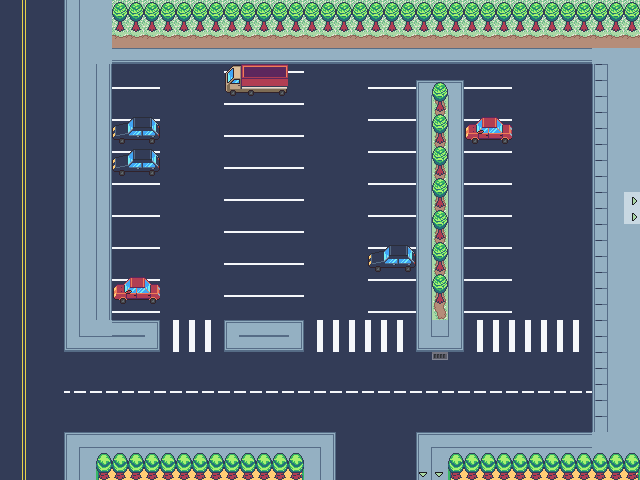

A 2D game scene composited from a Tiled map and its tileset images. What follows is a short description and the map's XML, with each tile layer's data collapsed to a summary:
An orthogonal 40x30 tile map with 16x16 px tiles, 2 tile layers (ground, world), 1 hidden layer not drawn, 8 tilesets and 16 objects (7x encounter, 4x door, 4x trainer, npc).

<map version="1.10" tiledversion="1.12.0" orientation="orthogonal" renderorder="right-down" width="40" height="30" tilewidth="16" tileheight="16" infinite="0" nextlayerid="6" nextobjectid="21">
 <editorsettings>
  <export target="../assets/maps/parking_lot.json" format="json" />
 </editorsettings>
 <tileset firstgid="1" source="grass.tsx" />
 <tileset firstgid="73" source="path.tsx" />
 <tileset firstgid="121" source="trees.tsx" />
 <tileset firstgid="231" source="elements.tsx" />
 <tileset firstgid="471" source="interior.tsx" />
 <tileset firstgid="791" source="floor.tsx" />
 <tileset firstgid="1165" source="city.tsx" />
 <tileset firstgid="5261" source="general_UI.tsx" />
 <layer id="1" name="ground" width="40" height="30">
  <data>[1200 cells, 1200 non-empty, 27 distinct tile ids]</data>
 </layer>
 <layer id="2" name="world" width="40" height="30">
  <data>[1200 cells, 172 non-empty, 25 distinct tile ids]</data>
 </layer>
 <layer id="3" name="collisions" width="40" height="30" visible="0" locked="1">
  <data>[1200 cells, 273 non-empty, 1 distinct tile ids]</data>
 </layer>
 <objectgroup id="4" name="objects">
  <object id="1" name="hotelDoor" type="door" x="626.25" y="193.75" width="13.5" height="13.25">
   <properties>
    <property name="facing" value="right" />
    <property name="targetMap" value="hotel" />
    <property name="targetX" value="1" />
    <property name="targetY" value="16" />
   </properties>
  </object>
  <object id="3" name="hotelDoor" type="door" x="626.5" y="209" width="13.5" height="13.25">
   <properties>
    <property name="facing" value="right" />
    <property name="targetMap" value="hotel" />
    <property name="targetX" value="1" />
    <property name="targetY" value="17" />
   </properties>
  </object>
  <object id="4" name="oldTownDoor" type="door" x="433.167" y="466.875" width="13.5" height="13.25">
   <properties>
    <property name="facing" value="down" />
    <property name="targetMap" value="old-town" />
    <property name="targetX" value="11" />
    <property name="targetY" value="1" />
   </properties>
  </object>
  <object id="6" name="oldTownDoor" type="door" x="417.917" y="466.375" width="13.5" height="13.25">
   <properties>
    <property name="facing" value="down" />
    <property name="targetMap" value="old-town" />
    <property name="targetX" value="10" />
    <property name="targetY" value="1" />
   </properties>
  </object>
  <object id="16" name="Indie Dev Jeremy" type="trainer" x="280" y="309.333">
   <properties>
    <property name="facing" value="down" />
    <property name="spriteKey" value="npc12" />
    <property name="trainerId" value="indie_jeremy" />
   </properties>
  </object>
  <object id="17" name="Musical Dev Walle" type="trainer" x="279.833" y="40">
   <properties>
    <property name="facing" value="down" />
    <property name="spriteKey" value="npc18" />
    <property name="trainerId" value="aaron_wallentine" />
   </properties>
  </object>
  <object id="18" name="Senior Dev David" type="trainer" x="71.9167" y="343.917">
   <properties>
    <property name="facing" value="right" />
    <property name="spriteKey" value="npc11" />
    <property name="trainerId" value="david_hill" />
   </properties>
  </object>
  <object id="19" name="Solo Dev Nadia" type="trainer" x="72.5833" y="168.417">
   <properties>
    <property name="facing" value="right" />
    <property name="spriteKey" value="npc17" />
    <property name="trainerId" value="nadia_odunayo" />
   </properties>
  </object>
  <object id="20" name="Search Expert Jason" type="npc" x="632.5" y="281">
   <properties>
    <property name="dialog" value="Have you heard? Typesense passed 25k stars on Github this year! And of course we are also sponsoring Blastoff Rails!" />
    <property name="facing" value="left" />
    <property name="spriteKey" value="npc22" />
   </properties>
  </object>
 </objectgroup>
 <objectgroup id="5" name="encounters">
  <object id="7" name="encounter" type="encounter" x="289" y="68" width="124" height="234">
   <properties>
    <property name="encounterZone" value="parking_lot_easy" />
   </properties>
  </object>
  <object id="8" name="encounter" type="encounter" x="466.5" y="68.25" width="120" height="232.5">
   <properties>
    <property name="encounterZone" value="parking_lot_easy" />
   </properties>
  </object>
  <object id="9" name="encounter" type="encounter" x="116.5" y="69.5" width="166.833" height="230.5">
   <properties>
    <property name="encounterZone" value="parking_lot_hard" />
   </properties>
  </object>
  <object id="10" name="encounter" type="encounter" x="292.333" y="357.167" width="291.333" height="66.3333">
   <properties>
    <property name="encounterZone" value="parking_lot_easy" />
   </properties>
  </object>
  <object id="11" name="encounter" type="encounter" x="418.75" y="65.75" width="42" height="8.5">
   <properties>
    <property name="encounterZone" value="parking_lot_hard" />
   </properties>
  </object>
  <object id="12" name="encounter" type="encounter" x="345.834" y="430.833" width="60.333" height="44.3333">
   <properties>
    <property name="encounterZone" value="parking_lot_easy" />
   </properties>
  </object>
  <object id="13" name="encounter" type="encounter" x="69.9168" y="358.083" width="217.5" height="64.5">
   <properties>
    <property name="encounterZone" value="parking_lot_hard" />
   </properties>
  </object>
 </objectgroup>
</map>
